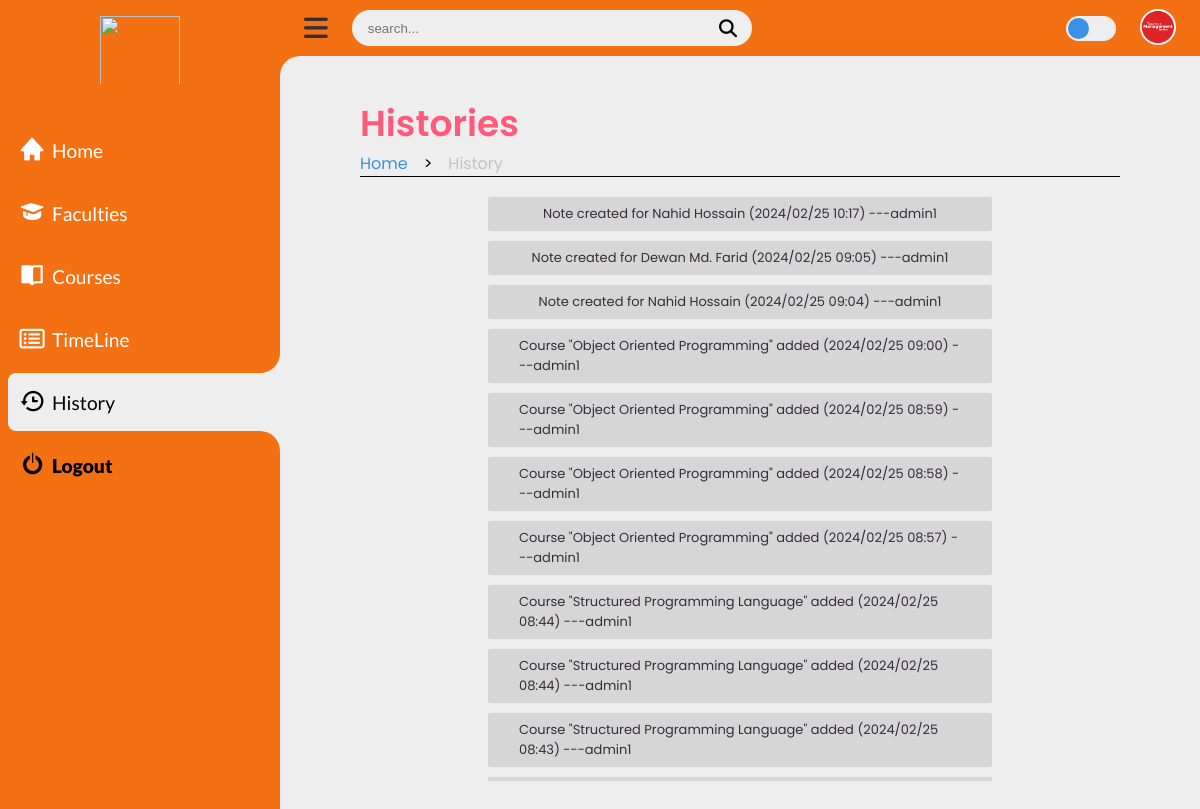
/history/history.php (signed in), run on the app's committed database.
### tables this page shows
CREATE TABLE `accounts` (
  `ac_id` int(2) NOT NULL,
  `username` varchar(35) NOT NULL,
  `useremail` varchar(50) NOT NULL,
  `userpassword` varchar(255) NOT NULL,
  `priority` int(3) NOT NULL,
  `img` varchar(255) NOT NULL
);

CREATE TABLE `history` (
  `his_id` int(3) NOT NULL,
  `content_key` varchar(50) NOT NULL,
  `content` varchar(255) NOT NULL,
  `user` varchar(100) NOT NULL,
  `content_activity` varchar(50) NOT NULL
);

### accounts/fetch_info_BE.php (called while the page is built, shortened)
<?php
    include('/xampp/htdocs/web_Progrmming_project/db_con.php');
    if (isset($_SESSION['ac_id']) && isset($_SESSION['prior'])) {
        $ac_id = $_SESSION['ac_id'];
        $prior = $_SESSION['prior'];
        $sql = "SELECT username, useremail, img FROM accounts WHERE ac_id = $ac_id AND priority = $prior";
        $result = mysqli_query($con, $sql);
            if (mysqli_num_rows($result) == 1) {
                $row = mysqli_fetch_array($result);
                $img = $row['img'];
            } else {
                $_SESSION['red'] = "Warning: Failed to fetch data";
                exit(0);
            }
        } else {
            $_SESSION['red'] = "Warning: Please Login First";
            header("Location: /log_Sign/Login.php");
            exit(0);
    }
?>

### history/fetch_history_BE.php (the view, shortened to what this page needs)
<?php
    include('/xampp/htdocs/web_Progrmming_project/db_con.php');
    $sql = "SELECT content_key, content FROM history ORDER BY his_id DESC";
    $result = $con->query($sql);
    if ($result->num_rows > 0) {
        while($row = $result->fetch_assoc()) {
            echo '<li class="not-completed">
                    <div class="notice-container">
                        <p>' .htmlspecialchars($row["content"]). '</p>
                    </div>
                </li>';
        }
    }
?>

### history/history.php (shortened to what this page needs)
<?php
    include('/xampp/htdocs/web_Progrmming_project/accounts/fetch_info_BE.php');
?>
<!DOCTYPE html>
<html lang="en">
    <head>
        <link rel="stylesheet" href="https://cdnjs.cloudflare.com/ajax/libs/font-awesome/6.4.0/css/all.min.css"/>
        <link href='https://unpkg.com/boxicons@2.1.4/css/boxicons.min.css' rel='stylesheet'>
        <link rel="stylesheet" href="/history/history.css" />
    </head>
    <body>
        <section class="sidebar">
            <a href="#" class="logo">
                <img src="#"/>
            </a>
            <ul class="side-menu top">
                <li>
                <a href="/home/Home.php" class="nav-link">
                    <i style="font-size: 1.7rem;" class='bx bxs-home' ></i>
                    <span class="text">Home</span>
                </a>
                </li>
                <li>
                <a href="/faculty/Faculty.php" class="nav-link">
                    <i style="font-size: 1.7rem;" class='bx bxs-graduation' ></i>
                    <span class="text">Faculties</span>
                </a>
                </li>
                <li>
                <a href="/course/course.php" class="nav-link">
                    <i style="font-size: 1.6rem;" class='bx bxs-book-open'></i>
                    <span class="text">Courses</span>
                </a>
                </li>
                <li>
                <a href="/timeline/timeline.php" class="nav-link">
                    <i style="font-size: 1.4rem;" class="fa-regular fa-rectangle-list"></i>
                    <span class="text">TimeLine</span>
                </a>
                </li>
                <li class="active">
                    <a href="/history/history.php" class="nav-link">
                        <i style="font-size: 1.7rem;" class='bx bx-history' ></i>
                        <span class="text">History</span>
                    </a>
                </li>
                <li>
                <a href="/log_Sign/logout_BE.php" class="logout">
                    <i style="font-size: 1.7rem; font-weight:900;" class='bx bx-power-off' ></i>
                    <span class="text">Logout</span>
                </a>
                </li>
            </ul>
        </section>
        <section class="content">
            <nav class="e">
                <i class="fas fa-bars menu-btn"></i>
                <form action="#" >
                    <div class="form-input">
                        <input type="search" name="query" placeholder="search..." />
                        <button type="submit" class="search-btn">
                        <i class="fas fa-search search-icon"></i>
                        </button>
                    </div>
                </form>
                <label for="switch-mode" class="switch-mode"></label>
                <a href="/accounts/account.php" class="profile"><img src="../accounts/<?php echo $img ?>" alt="profile"/></a>
            </nav>
            <main>
                <div class="head-title">
                    <div class="left">
                        <h1>Histories</h1>
                        <ul class="breadcrumb">
                            <li><a class="active" href="/home/Home.php">Home</a></li>
                            <li>></li>
                            <li><a href="">History</a></li>
                        </ul>
                    </div>
                </div>
                <div class="lower-part">
                    <div class="todo-1">
                        <ul class="todo-list">
                            <?php
                                if (isset($_GET['query'])){
                                    include('/xampp/htdocs/web_Progrmming_project/history/search.php');
                                } else {
                                    include('/xampp/htdocs/web_Progrmming_project/history/fetch_history_BE.php');
                                }
                            ?>
                        </ul>
                    </div>
                </div>
            </main>
        </section>
    </body>
</html>

### data on the page
accounts: img (picture)
history: content "Note created for Nahid Hossain (2024/02/25 10:17) ---admin1"
history: content "Note created for Dewan Md. Farid (2024/02/25 09:05) ---admin1"
history: content "Note created for Nahid Hossain (2024/02/25 09:04) ---admin1"
history: content "Course \"Object Oriented Programming\" added (2024/02/25 09:00) ---admin1"
history: content "Course \"Object Oriented Programming\" added (2024/02/25 08:59) ---admin1"
history: content "Course \"Object Oriented Programming\" added (2024/02/25 08:58) ---admin1"
history: content "Course \"Object Oriented Programming\" added (2024/02/25 08:57) ---admin1"
history: content "Course \"Structured Programming Language\" added (2024/02/25 08:44) ---admin1"
history: content "Course \"Structured Programming Language\" added (2024/02/25 08:44) ---admin1"
history: content "Course \"Structured Programming Language\" added (2024/02/25 08:43) ---admin1"
